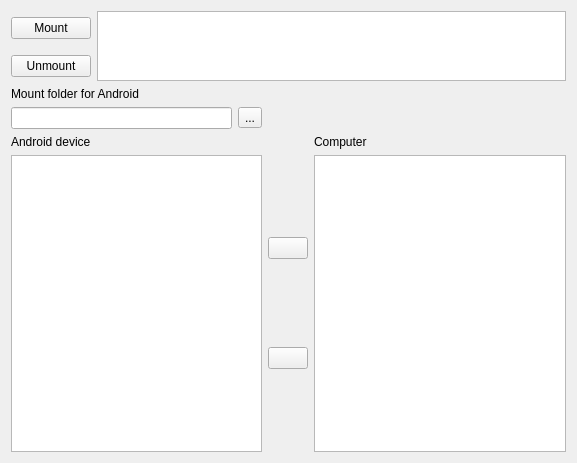
<?xml version="1.0" encoding="UTF-8"?>
<ui version="4.0">
 <class>mtpfs</class>
 <widget class="QWidget" name="mtpfs">
  <property name="geometry">
   <rect>
    <x>0</x>
    <y>0</y>
    <width>577</width>
    <height>463</height>
   </rect>
  </property>
  <property name="windowTitle">
   <string>Mtpfs</string>
  </property>
  <layout class="QGridLayout" name="gridLayout_2">
   <item row="0" column="0">
    <widget class="QPushButton" name="Mount">
     <property name="text">
      <string>Mount</string>
     </property>
    </widget>
   </item>
   <item row="0" column="1" rowspan="2">
    <widget class="QTextBrowser" name="Output"/>
   </item>
   <item row="1" column="0">
    <widget class="QPushButton" name="Unmount">
     <property name="enabled">
      <bool>true</bool>
     </property>
     <property name="text">
      <string>Unmount</string>
     </property>
    </widget>
   </item>
   <item row="2" column="0" colspan="2">
    <layout class="QGridLayout" name="gridLayout">
     <item row="0" column="0">
      <widget class="QLabel" name="DevicePath">
       <property name="text">
        <string>Mount folder for Android</string>
       </property>
      </widget>
     </item>
     <item row="1" column="0">
      <layout class="QHBoxLayout" name="horizontalLayout">
       <item>
        <widget class="QLineEdit" name="AndroidPath"/>
       </item>
       <item>
        <widget class="QToolButton" name="ChoosePathAndroid">
         <property name="text">
          <string>...</string>
         </property>
        </widget>
       </item>
      </layout>
     </item>
     <item row="3" column="1">
      <layout class="QVBoxLayout" name="verticalLayout" stretch="0,0">
       <item>
        <widget class="QPushButton" name="MoveFileForward">
         <property name="text">
          <string/>
         </property>
        </widget>
       </item>
       <item>
        <widget class="QPushButton" name="MoveFileBackward">
         <property name="text">
          <string/>
         </property>
        </widget>
       </item>
      </layout>
     </item>
     <item row="3" column="2">
      <widget class="QTreeView" name="ComputerTree"/>
     </item>
     <item row="2" column="0">
      <widget class="QLabel" name="AndroidLabel">
       <property name="text">
        <string>Android device</string>
       </property>
      </widget>
     </item>
     <item row="2" column="2">
      <widget class="QLabel" name="ComputerLabel">
       <property name="text">
        <string>Computer</string>
       </property>
      </widget>
     </item>
     <item row="3" column="0">
      <widget class="QTreeView" name="AndroidTree"/>
     </item>
    </layout>
   </item>
  </layout>
 </widget>
 <resources/>
 <connections/>
</ui>
